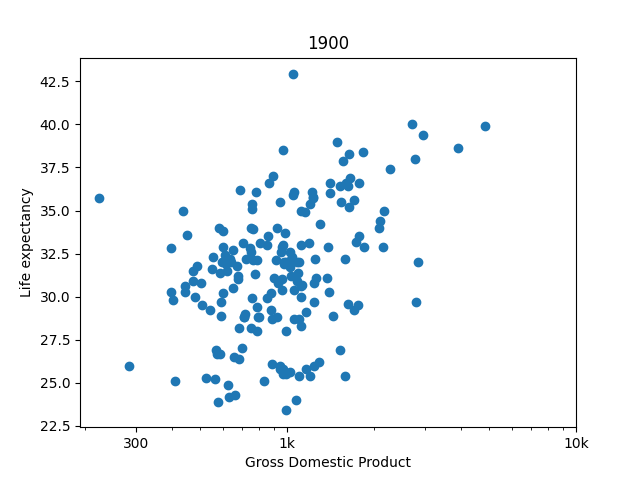

The Python source for this figure:
import matplotlib.pyplot as plt
import pandas as pd
import numpy as np
import matplotlib.ticker as ticker
from load_csv import load

def convert_to_value(value, pos):
    """
    make the x-axis labels more readable
    """
    if value >= 1e6:
        return f'{value*1e-6:.0f}M'
    elif value >= 1e3:
        return f'{value*1e-3:.0f}k'
    else:
        return f'{value:.0f}'


def millions(x, pos):
    'The two args are the value and tick position'
    return '%1.0fM' % (x * 1e-6)


def main():
    income_df = load('income_per_person_gdppercapita_ppp_inflation_adjusted.csv')
    life_expectancy_df = load('life_expectancy_years.csv')
    if income_df is None or life_expectancy_df is None:
        print('Data is not loaded. Exiting...')
        exit()

    plt.title('1900')
    plt.xlabel('Gross Domestic Product')
    plt.ylabel('Life expectancy')
    plt.scatter(income_df['1800'], life_expectancy_df['1800'])
    plt.xscale('log')
    plt.gca().xaxis.set_major_formatter(ticker.FuncFormatter(convert_to_value))
    plt.gca().set_xticks([300, 1000, 10000])

    #plt.show()
    plt.savefig('projection_life.png')

if __name__ == '__main__':
    main()
